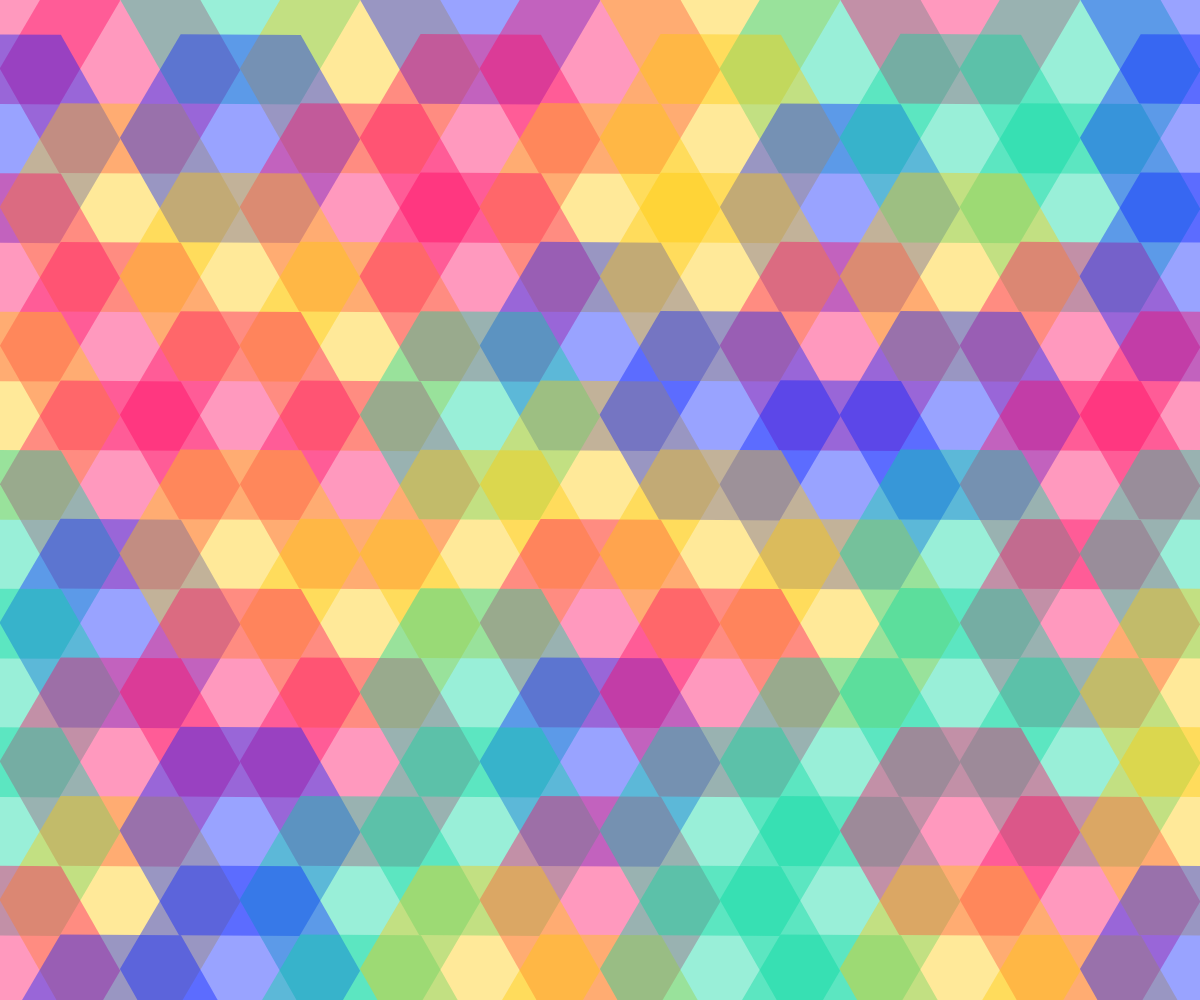
Frame 1 (no input)
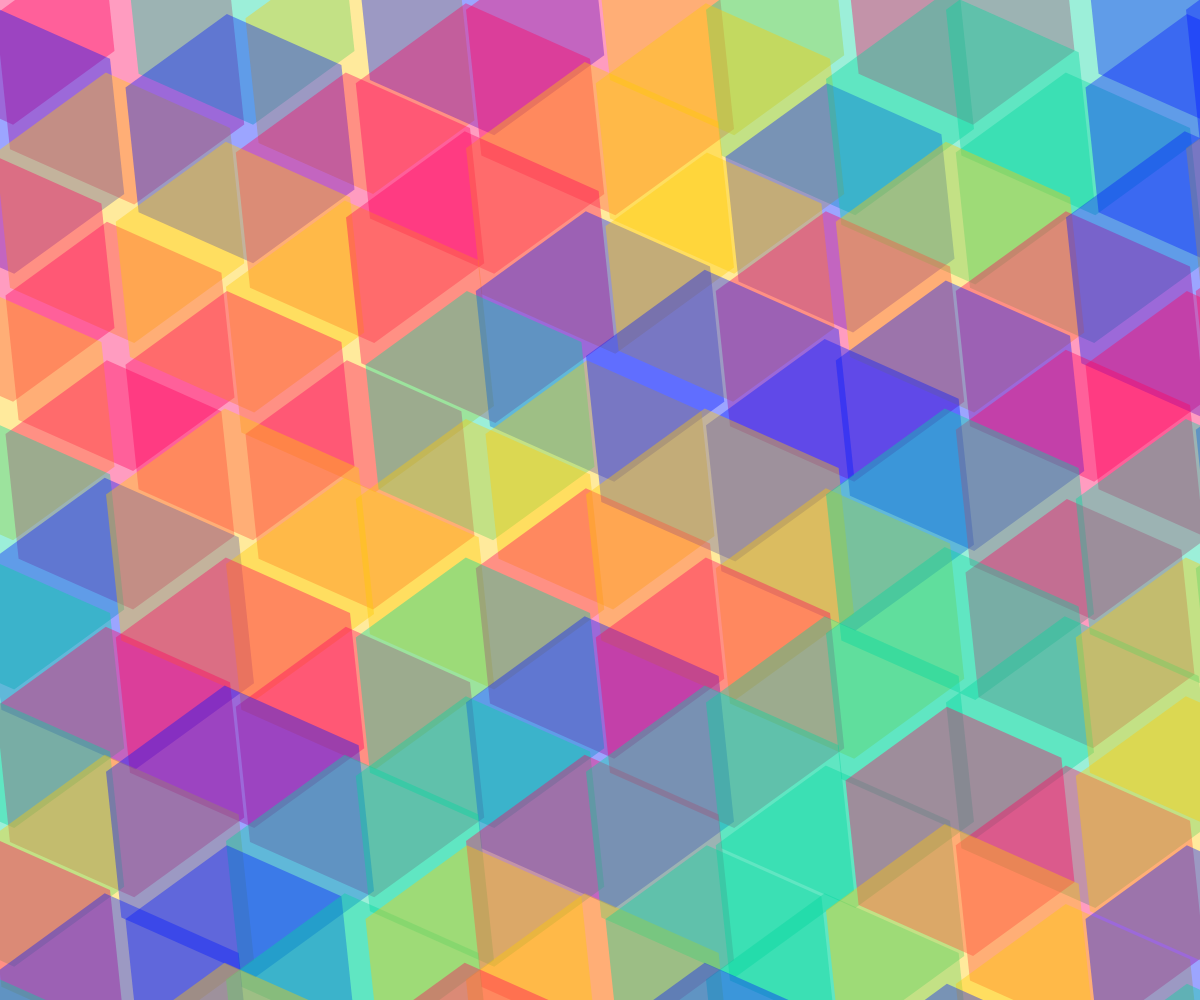
Frame 60 (no input)
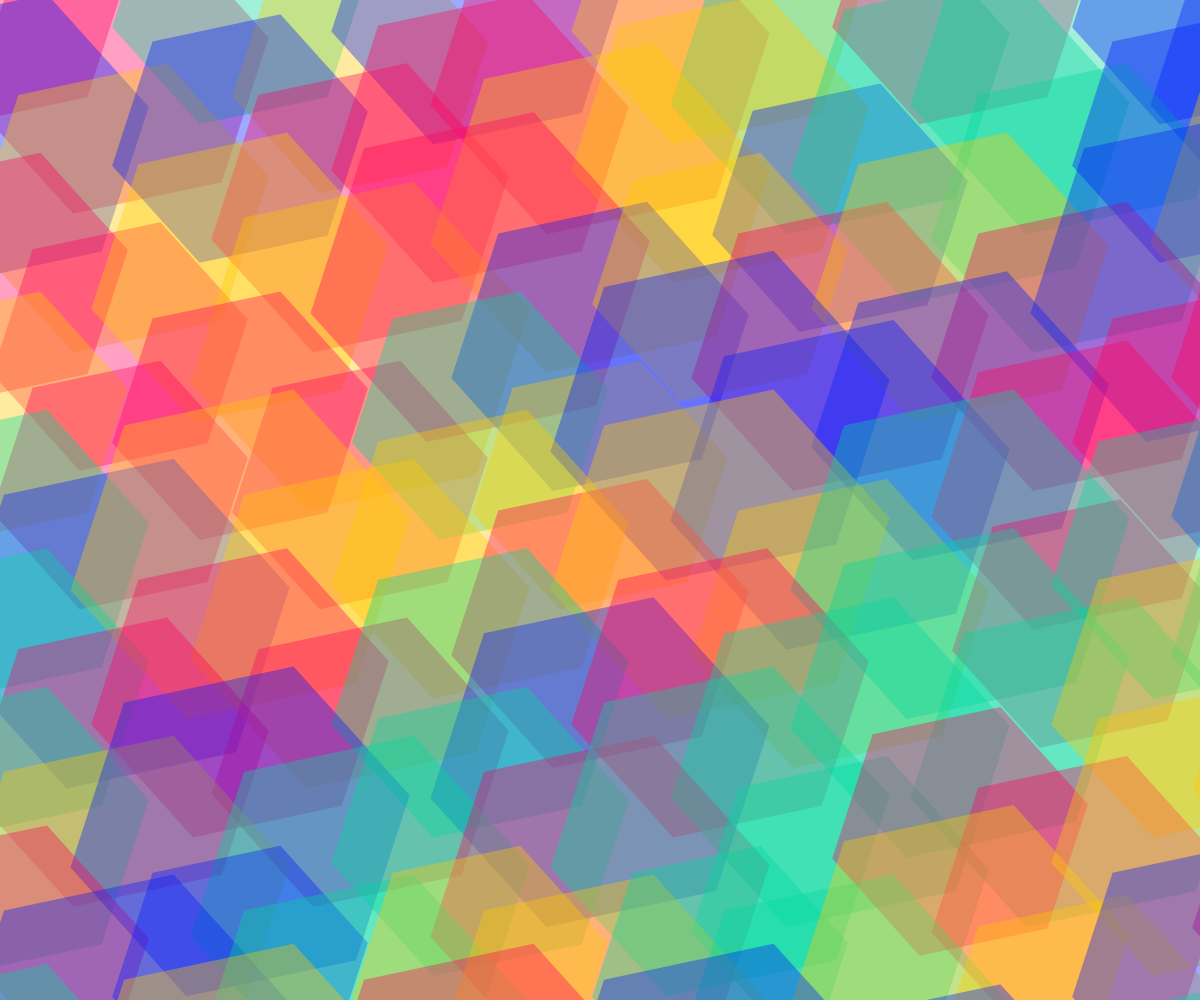
Frame 120 (the mouse pressed at the canvas centre since frame 60)

The p5.js sketch that drew these frames (run headless with seeded random() and noise() and a simulated clock; from frame 60 on, the mouse is pressed at the canvas centre):

// p5.js sketch
// ── sketch.js
// Created for the #Genuary2024 - Day 10 - Hexagonal
// https://genuary.art/prompts#jan10

let gHexagons = [];
let gColCount, gRowCount;
let gOffsetX, gOffsetY;
const gHexSize = 80;
let xOffset, yOffset;
let gLastTime;
let gTransformTime = 150;

let gColorPalette = ['#ffc800', '#0019FF', '#FF005E', '#00D69D'];
let gAlpha = 0.3;

function setup() {
  createCanvas(windowWidth, windowHeight);
  colorMode(RGB);
  noStroke();

  gColCount = ceil(width / gHexSize);
  gRowCount = ceil(height / gHexSize);

  gOffsetX = (3 / 2) * gHexSize;
  gOffsetY = sqrt(3) * gHexSize;

  for (let i = 0; i < gRowCount; i++) {
    for (let j = 0; j < gColCount; j++) {
      let x = j * gOffsetX;
      let y = i * gOffsetY;
      if (j % 2 !== 0) {
        y += gOffsetY / 2;
      }
      let newHex = new Hexagon(x, y, gHexSize);
      gHexagons.push(newHex);
    }
  }
  gLastTime = millis();

  let adjColors = [];
  for (let c of gColorPalette) {
    let col = color(c);
    adjColors.push(color(red(col), green(col), blue(col), gAlpha));
  }
  gColorPalette = adjColors;
}

function update(dt) {
  for (let hex of gHexagons) {
    hex.update(dt);
  }
}

function draw() {
  background(255);

  let curTime = millis();
  let dt = 0.02 * (curTime - gLastTime);
  gLastTime = curTime;

  update(dt);
  for (let hex of gHexagons) {
    hex.draw();
  }
}

class Hexagon {
  constructor(x, y, size) {
    this.x = x;
    this.y = y;
    this.size = size;
    let c = random(gColorPalette); //(random(0, 360), 100, 100, 0.5);
    this.color = color(red(c), green(c), blue(c), gAlpha * 255);
    this.angle = 0; //random(0, PI / 3);
    this.scale = 1.5; //random(1, 2);
    this.targetScaleMax = ceil(random(1, 4)); //random(1.5, 2); //random(1.0, 2.0);
    this.targetScaleMin = 1.5; //random(0.5, 1.0);

    this.angularVel = PI / gTransformTime; //random(0, PI / 32);
    this.growRate = (this.targetScaleMax - this.targetScaleMin) / gTransformTime;

    this.isGrowing = true;
  }

  update(dt) {
    let inc = this.isGrowing ? this.growRate : -this.growRate;
    this.scale = this.scale + inc * dt;
    if (this.scale >= this.targetScaleMax || this.scale <= this.targetScaleMin) {
      this.isGrowing = !this.isGrowing;
    }
    this.angle = this.angle + this.angularVel * dt;
    gAlpha = map(this.scale, this.targetScaleMin, this.targetScaleMax, 0.4, 0.3);
    let c = this.color;
    this.color = color(red(c), green(c), blue(c), gAlpha * 255);
  }

  draw() {
    push();
    translate(this.x, this.y);
    rotate(this.angle);

    fill(this.color);
    noStroke();

    beginShape();
    for (let i = 0; i < 6; i++) {
      let angle = (TWO_PI / 6) * i;
      let hx = this.size * cos(angle) * this.scale;
      let hy = this.size * sin(angle) * this.scale;
      vertex(hx, hy);
    }
    endShape(CLOSE);

    pop();
  }
}
